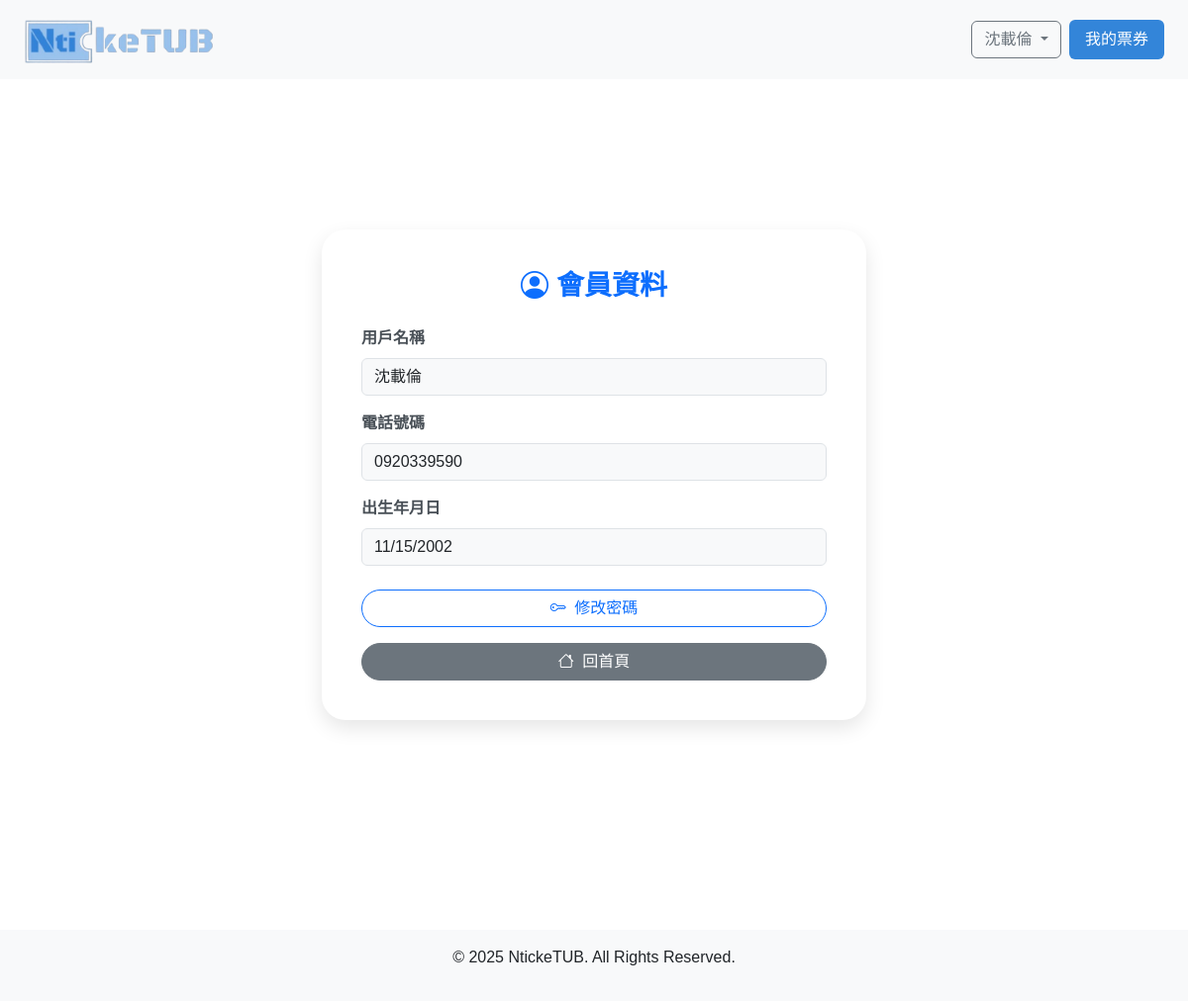
The page /member (signed in) on the database as committed earlier.
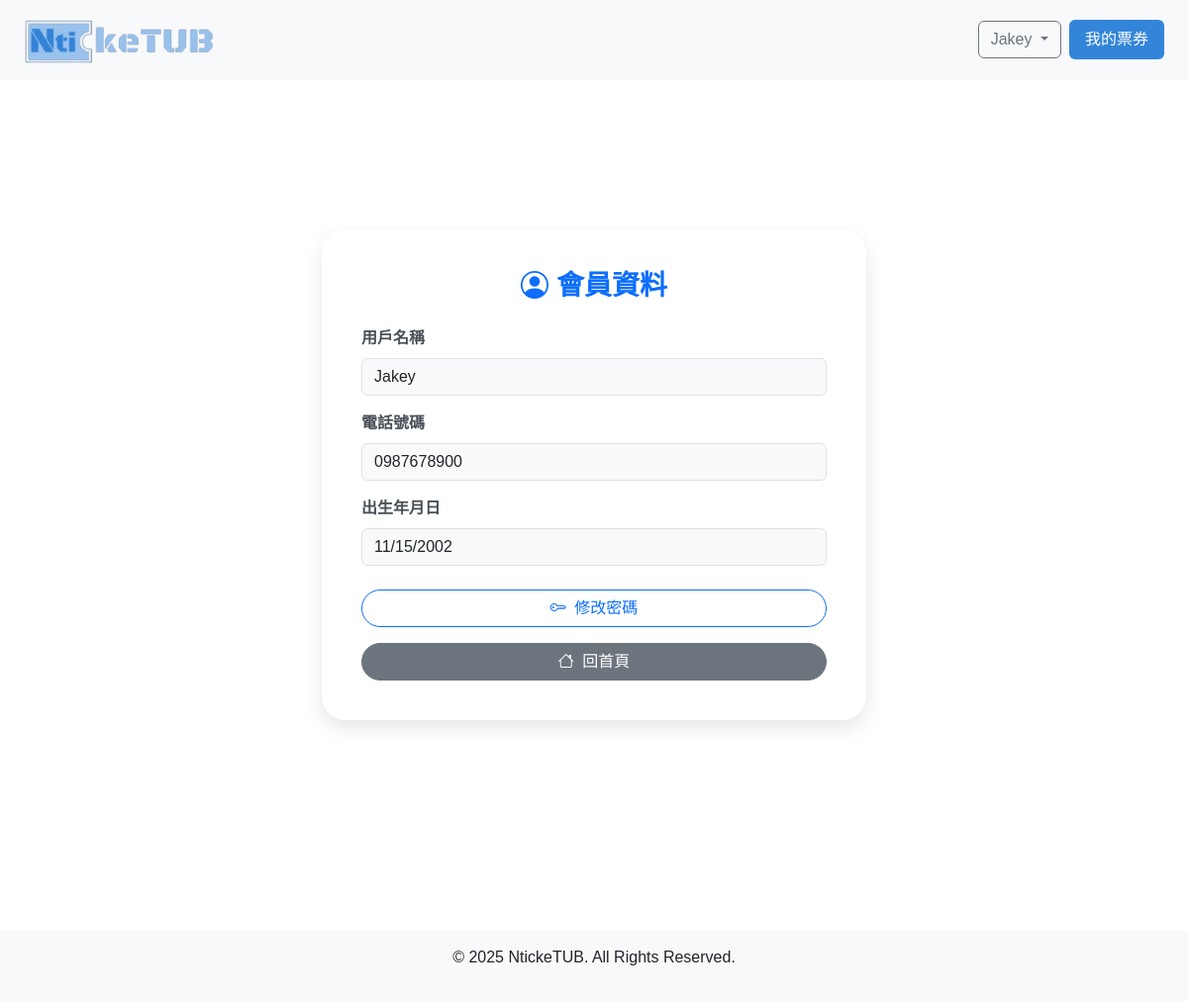
The same page on the database as committed later.
### models/member.py (models this page shows, shortened)
class Member(UserMixin, db.Model):  # ← 加上 UserMixin
  __tablename__ = 'Member'
  mem_id = db.Column(db.Integer, primary_key=True)
  mem_name = db.Column(db.String(255))
  mem_email = db.Column(db.String(255))
  mem_pwd = db.Column(db.String(255))
  birthday = db.Column(db.Date)
  mem_phone = db.Column(db.String(10))
  createdAt = db.Column(db.DateTime, default=func.now())
  updatedAt = db.Column(db.DateTime, default=func.now(), onupdate=func.now())

### app.py (the view)
@app.route('/member')
@login_required
def member_info():
    return render_template('member_info.html', user=current_user)

### app.py (called while the page is built)
@login_manager.user_loader
def load_user(user_id):
    return Member.query.get(int(user_id))

### templates/member_info.html (shortened to what this page needs)
{% extends "layout.html" %}
{% block content %}
<div class="container d-flex justify-content-center align-items-center vh-100">
  <div class="card profile-card p-4" style="max-width: 550px; width: 100%;">
    <div class="card-body">
      <h3 class="card-title text-center mb-4 fw-bold text-primary">
        <i class="bi bi-person-circle me-2"></i>會員資料
      </h3>
      <form>
        <div class="mb-3">
          <label for="name" class="form-label">用戶名稱</label>
          <input type="text" class="form-control" id="name" value="{{ current_user.mem_name }}" readonly>
        </div>
        <div class="mb-3">
          <label for="phone" class="form-label">電話號碼</label>
          <input type="text" class="form-control" id="phone" value="{{ current_user.mem_phone }}" readonly>
        </div>
        <div class="mb-3">
          <label for="birthdate" class="form-label">出生年月日</label>
          <input type="date" class="form-control" id="birthdate" value="{{ current_user.birthday }}" readonly>
        </div>
        <div class="d-grid gap-3 mt-4">
          <a href="{{ url_for('change_password') }}" class="btn btn-outline-primary btn-pill">
            <i class="bi bi-key me-1"></i> 修改密碼
          </a>
          <a href="{{ url_for('index') }}" class="btn btn-secondary btn-pill">
            <i class="bi bi-house me-1"></i> 回首頁
          </a>
        </div>
      </form>
    </div>
  </div>
</div>
{% endblock %}

### templates/layout.html (shortened to what this page needs)
<!DOCTYPE html>
<html lang="zh-Hant">
<head>
  <link href="https://cdn.jsdelivr.net/npm/bootstrap@5.3.0/dist/css/bootstrap.min.css" rel="stylesheet" />
  <link rel="stylesheet" href="{{ url_for('static', filename='style.css') }}" />
  <link href="https://cdn.jsdelivr.net/npm/bootstrap-icons@1.10.5/font/bootstrap-icons.css" rel="stylesheet" />
</head>
<body>
  <nav class="navbar bg-light px-4" style="min-height: 80px; padding-top: 12px; padding-bottom: 12px;">
    <a href="{{ url_for('index') }}" style="display: flex; align-items: center;">
      <img src="{{ url_for('static', filename='file/logo3.png') }}"
           alt="NtickeTUB Logo"
           style="height: 48px; object-fit: contain;">
    </a>
    <div>
    <div class="d-flex align-items-center">
      {% if current_user.is_authenticated %}
        <div class="dropdown">
          <button class="btn btn-outline-secondary dropdown-toggle me-2" type="button" id="userDropdown"
                  data-bs-toggle="dropdown" aria-expanded="false">
            {{ current_user.mem_name }}
          </button>
        </div>
      {% else %}
      <a href="{{ url_for('login') }}" class="button-deepblue me-2">我的會員</a>
      {% endif %}
      <a href="{{ url_for('my_tickets') }}" class="button-deepblue">我的票券</a>
    </div>
  </nav>
  <main style="padding-bottom: 60px;">
    {% block content %}{% endblock %}
  </main>
  <footer class="bg-light text-center py-3">
    <p>&copy; 2025 NtickeTUB. All Rights Reserved.</p>
  </footer>
</body>
</html>

Rows that differ between the two databases and show on the page:
changed Member: mem_name "沈載倫" → "Jakey"; mem_phone "0920339590" → "0987678900"
